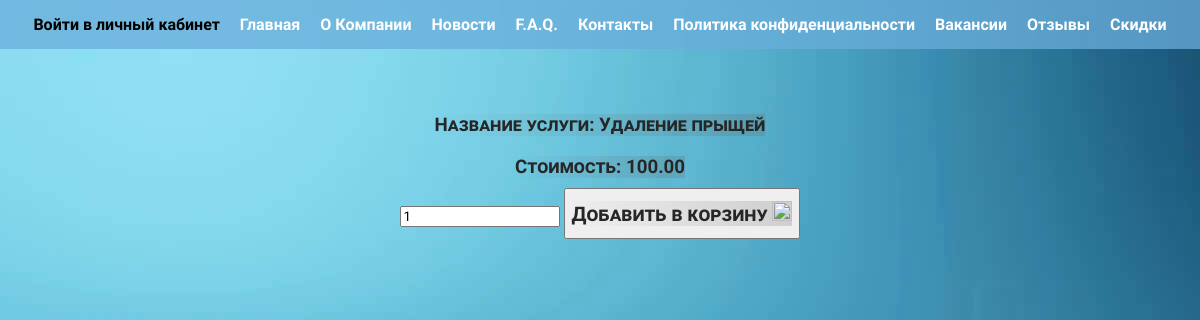
Page /myapp/services/view/1/ on the earlier database version.
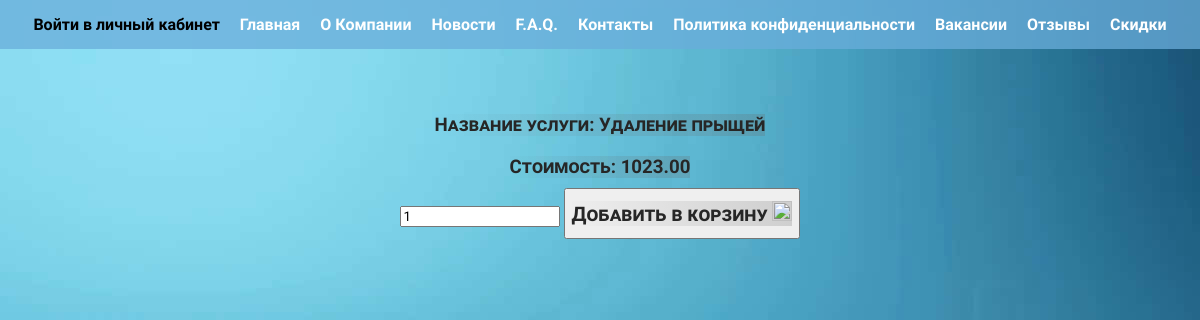
Same page on the later database version.
### myapp/models.py (models this page shows)
class Service(models.Model):
    name = models.CharField(max_length=100)
    price = models.DecimalField(max_digits=8, decimal_places=2)
    clients = models.ManyToManyField(Client, through='Sale')

### myapp/views.py (the view)
# urls.py: path('services/view/<int:id>/', views.view_service),
def view_service(request:HttpRequest, id:int):
    service = Service.objects.get(id=id)
    data = {
        'service' : service
    }
    return render(request, 'service.html', data)

### myapp/templates/service.html (shortened to what this page needs)
{% extends 'base.html' %}
{% block content %}
<div class="schedule">
    <h3>Название услуги: {{service.name}}</h3>
    <h3>Стоимость: {{service.price}}</h3>
    <form method="post" action="/myapp/services/add-to-cart/">
        <input type="text" name="service-id" value="{{service.id}}" readonly>
        <button type="submit">
            <h2>Добавить в корзину
                <img width="20" height="20"
                    src="https://encrypted-tbn0.gstatic.com/images?q=tbn:ANd9GcR2d9TvOnmJwypIZmYkcSNyV_f508Z_Kxp-NQ&s">
            </h2>
        </button>
    </form>
</div>
{% endblock %}

Differences in the rows shown:
changed Service "Удаление прыщей": price "100.00" → "1023.00"
